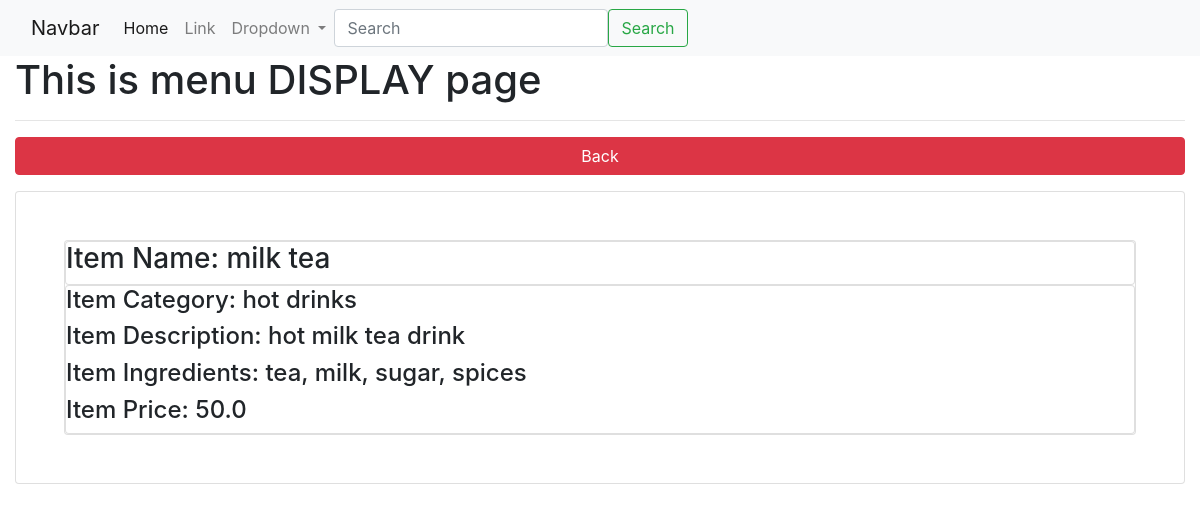
Before: /menu/show/9/ with the older database file.
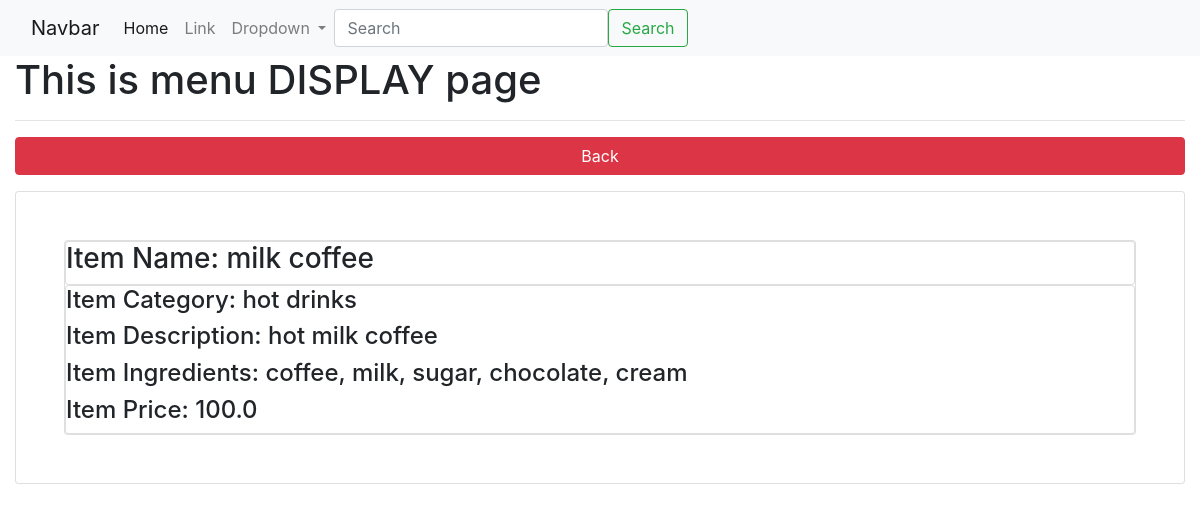
After: the same page with the newer database file.
### app_restro/models.py (models this page shows, shortened)
class MenuModel(models.Model):
    menu_title=models.CharField(max_length=100)
    category_id=models.ForeignKey(Category, on_delete=models.CASCADE)
    menu_desc=models.CharField(max_length=200)
    menu_img=models.FileField(upload_to="menu/images/", blank=True)
    menu_ingredient=models.CharField(max_length=200)
    menu_price=models.FloatField()
    class Meta:
        db_table="app_menus"

class Category(models.Model):
    category_name=models.CharField(max_length=200)
    class Meta:
        db_table="app_categories"

### app_restro/views.py (the view)
# urls.py: path('menu/show/<int:id>/',views.menu_detail, name='menu-show'),
def menu_detail(request, id):
    data=MenuModel.objects.get(id=id)
    context={"data":data}
    return render(request, 'menus/show.html', context)

### templates/menus/show.html (shortened to what this page needs)
{% extends "layouts/master.html" %}
{% block content %}
<div class="container-fluid">
    <h1>This is menu DISPLAY page</h1><hr>
    <a href="{% url 'menu-list' %}" class="btn btn-danger col-12 mb-3">Back</a>
    <div class="card p-5">
        <div class="card">
            <div class="card header">
                <h3>Item Name: {{ data.menu_title }}</h3>
            </div>
            <div class="card body">
                <h4>Item Category: {{ data.category_id.category_name }}</h4>
                <h4>Item Description: {{ data.menu_desc }}</h4>
                <h4>Item Ingredients: {{ data.menu_ingredient }}</h4>
                <h4>Item Price: {{ data.menu_price }}</h4>
            </div>
        </div>
    </div>
</div>
{% endblock %}

Changed rows visible on the page:
changed MenuModel "hot drinks": menu_title "milk tea" → "milk coffee"; menu_desc "hot milk tea drink" → "hot milk coffee"; menu_ingredient "tea, milk, sugar, spices" → "coffee, milk, sugar, chocolate, cream"; menu_price "50.0" → "100.0"
